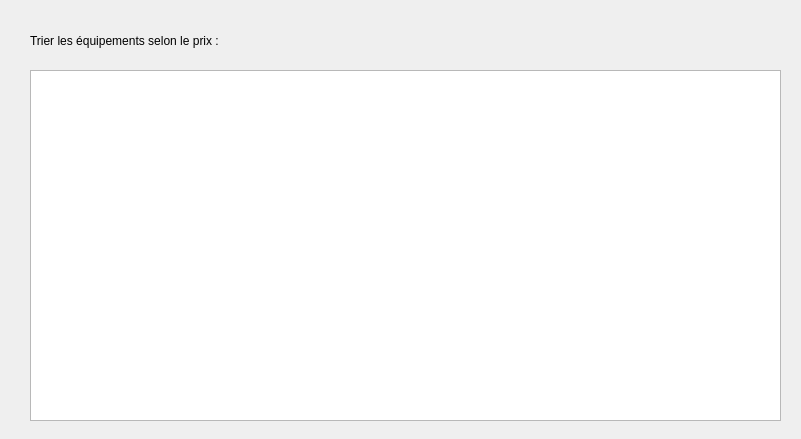
<?xml version="1.0" encoding="UTF-8"?>
<ui version="4.0">
 <class>Form</class>
 <widget class="QWidget" name="Form">
  <property name="geometry">
   <rect>
    <x>0</x>
    <y>0</y>
    <width>801</width>
    <height>439</height>
   </rect>
  </property>
  <property name="windowTitle">
   <string>Form</string>
  </property>
  <widget class="QTableView" name="tab_trier">
   <property name="geometry">
    <rect>
     <x>30</x>
     <y>70</y>
     <width>751</width>
     <height>351</height>
    </rect>
   </property>
  </widget>
  <widget class="QLabel" name="label">
   <property name="geometry">
    <rect>
     <x>30</x>
     <y>25</y>
     <width>401</width>
     <height>31</height>
    </rect>
   </property>
   <property name="text">
    <string>Trier les équipements selon le prix : </string>
   </property>
  </widget>
 </widget>
 <resources/>
 <connections/>
</ui>
